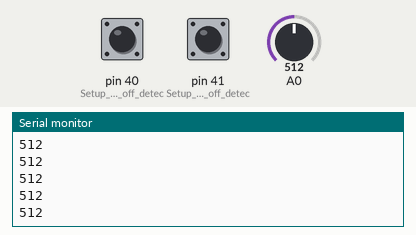
The sketch below on a simulated Arduino Mega 2560, built with avr-gcc and run on an emulated ATmega2560. Parts: the last lines printed to the serial monitor. Inputs (shaded band) come from the test bench; at power-on: pin 40 (Setup_for_leads_off_detec) LOW, A0 = 512, pin 41 (Setup_for_leads_off_detec) LOW.

Above: at 1.2 s.
1.3 s: pin 40 (Setup_for_leads_off_detec) pulled HIGH for 0.15 s
2.9 s: A0 set to 716
At 3.5 s:
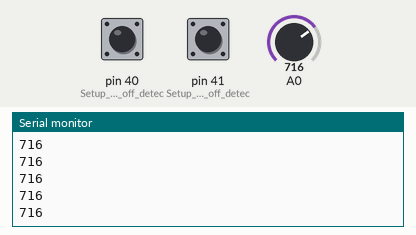
4.4 s: pin 41 (Setup_for_leads_off_detec) pulled HIGH for 0.15 s
6.0 s: A0 set to 900
At 7.0 s:
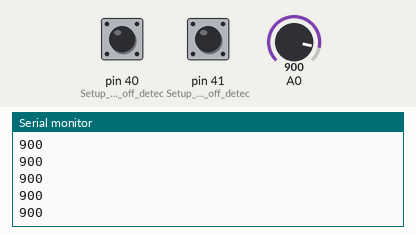
7.5 s: pin 40 (Setup_for_leads_off_detec) pulled HIGH for 1 s
At 8.4 s:
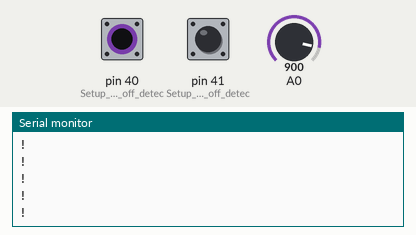
10.0 s: pin 41 (Setup_for_leads_off_detec) pulled HIGH for 0.15 s
Timing chart, 0 to 12.0 s (numbered marks = the images above; inputs shaded):
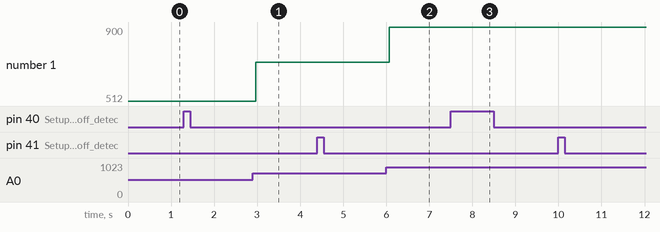

Measured:
- after the input at 2.9 s, the serial monitor: prints a new line after 0.07 s (image 1)
- after the input at 6.0 s, the serial monitor: prints a new line after 0.07 s (image 2)
- plotted number 1: 512 → 716 after the input at 2.9 s, 716 → 900 after the input at 6.0 s

The sketch:

ReadAd8232.ino
```cpp
void setup() {
  // initialize the serial communication:
  Serial.begin(9600);
  pinMode(41, INPUT); // Setup for leads off detection LO +
  pinMode(40, INPUT); // Setup for leads off detection LO -
}

void loop() {
  if((digitalRead(40) == 1)||(digitalRead(41) == 1)){
    Serial.println('!');
  }
  else{
    // send the value of analog input 0 to serial:
    Serial.println(analogRead(A0));
    }
  //Wait a little to keep serial data from saturating
  delay(1);
}
```
